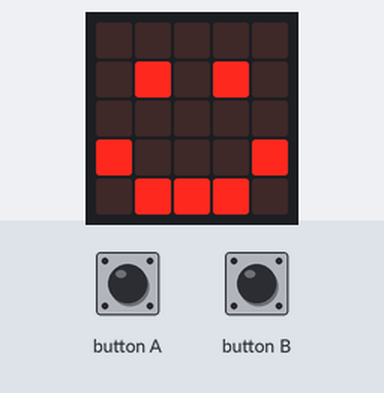
The program below on a simulated BBC micro:bit (MakeCode). Parts: the board's 5×5 LED display. The test bench sets the inputs (shaded band).

Above: at 0.1 s.
2.4 s: button A pressed for 0.15 s
At 2.9 s:
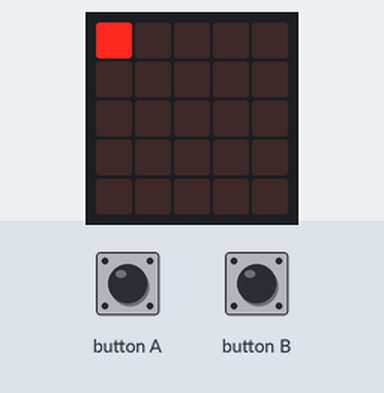
At 5.3 s:
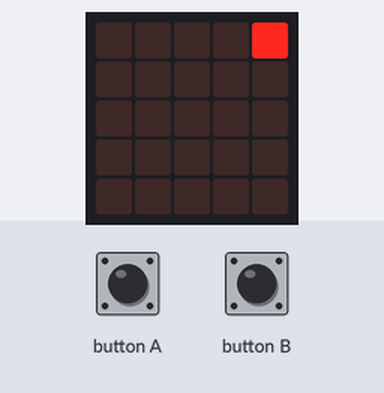
5.5 s: button B pressed for 0.15 s
At 7.6 s:
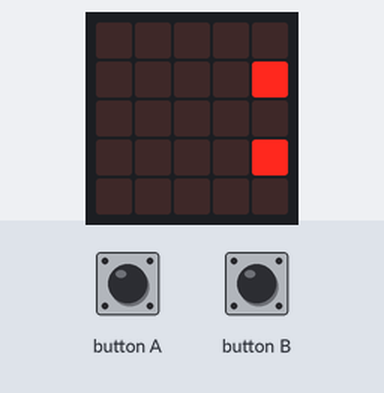
Timing chart, 0 to 9.1 s (numbered marks = the images above; inputs shaded):
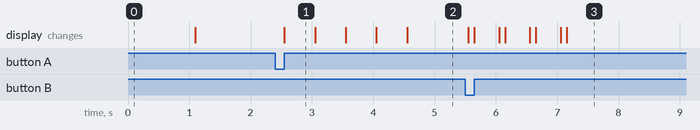

Measured:
- after the input at 2.4 s, the display: changes after 0.15 s (image 1)
- after the input at 5.5 s, the display: first differs from a run without the input after 0.15 s (image 3 shows a later state)
- what the display in image 1 shows lasts 0.5 s, from 2.6 s to 3.1 s

The program:

main.ts
```typescript
// (licence header left out)
// variables
let sprite: game.LedSprite = null
let loopCounter = 0

// setup
basic.showIcon(IconNames.Happy)
basic.pause(500)
basic.clearScreen()

// a button
input.onButtonPressed(Button.A, function () {

    basic.clearScreen()
    loopCounter = 0
    sprite = game.createSprite(0, 0)

    while (loopCounter <= 4) {
        sprite.set(LedSpriteProperty.X, loopCounter)
        loopCounter = loopCounter + 1
        basic.pause(500)

    }

    loopCounter = 0
    while (loopCounter <= 4) {
        sprite.set(LedSpriteProperty.Y, loopCounter)
        loopCounter = loopCounter + 1
        basic.pause(500)

    }

    loopCounter = 4
    while (loopCounter >= 0) {
        sprite.set(LedSpriteProperty.X, loopCounter)
        loopCounter = loopCounter - 1
        basic.pause(500)

    }

    loopCounter = 4
    while (loopCounter >= 0) {
        sprite.set(LedSpriteProperty.Y, loopCounter)
        loopCounter = loopCounter - 1
        basic.pause(500)

    }
    sprite.delete()
    basic.showIcon(IconNames.Happy)

})

// b button
input.onButtonPressed(Button.B, function () {

    basic.clearScreen()
    loopCounter = 0
    sprite = game.createSprite(0, 0)

    while (loopCounter <= 4) {
        sprite.set(LedSpriteProperty.Y, loopCounter)
        loopCounter = loopCounter + 1
        basic.pause(500)

    }

    loopCounter = 0
    while (loopCounter <= 4) {
        sprite.set(LedSpriteProperty.X, loopCounter)
        loopCounter = loopCounter + 1
        basic.pause(500)

    }

    loopCounter = 4
    while (loopCounter >= 0) {
        sprite.set(LedSpriteProperty.Y, loopCounter)
        loopCounter = loopCounter - 1
        basic.pause(500)

    }

    loopCounter = 4
    while (loopCounter >= 0) {
        sprite.set(LedSpriteProperty.X, loopCounter)
        loopCounter = loopCounter - 1
        basic.pause(500)

    }
    sprite.delete()
    basic.showIcon(IconNames.Happy)

})
```
